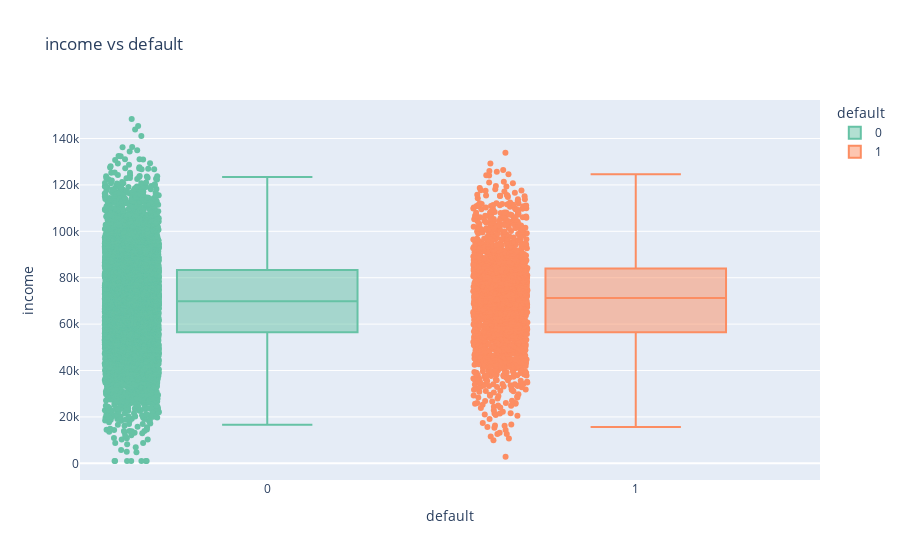

The code cell stored with this chart in its notebook:
### Markdown cell above
Boxplot income vs default

### Code cell
fig = px.box(data, x='default', y='income', color='default',
             color_discrete_sequence=px.colors.qualitative.Set2,
             points="all",  # affiche tous les points
             title="income vs default")

fig.update_layout(xaxis_title="default", yaxis_title="income")
fig.show()

### Figure 1 — Plotly figure (JSON) as saved in the notebook; plotly's stock layout.template omitted (floating-point values rounded to 4 significant figures; data arrays with more than 128 entries replaced by an {"elided": "..."} marker saying what was removed)
{"data": [{"alignmentgroup": "True", "boxpoints": "all", "hovertemplate": "default=%{x}<br>income=%{y}<extra></extra>", "legendgroup": "0", "marker": {"color": "rgb(102,194,165)"}, "name": "0", "notched": false, "offsetgroup": "0", "orientation": "v", "showlegend": true, "x": {"elided": "8149 int values"}, "x0": " ", "xaxis": "x", "y": {"elided": "8149 float values"}, "y0": " ", "yaxis": "y", "type": "box"}, {"alignmentgroup": "True", "boxpoints": "all", "hovertemplate": "default=%{x}<br>income=%{y}<extra></extra>", "legendgroup": "1", "marker": {"color": "rgb(252,141,98)"}, "name": "1", "notched": false, "offsetgroup": "1", "orientation": "v", "showlegend": true, "x": {"elided": "1851 int values"}, "x0": " ", "xaxis": "x", "y": {"elided": "1851 float values"}, "y0": " ", "yaxis": "y", "type": "box"}], "layout": {"xaxis": {"anchor": "y", "domain": [0.0, 1.0], "title": {"text": "default"}, "categoryorder": "array", "categoryarray": [0, 1]}, "yaxis": {"anchor": "x", "domain": [0.0, 1.0], "title": {"text": "income"}}, "legend": {"title": {"text": "default"}, "tracegroupgap": 0}, "title": {"text": "income vs default"}, "boxmode": "overlay"}}
